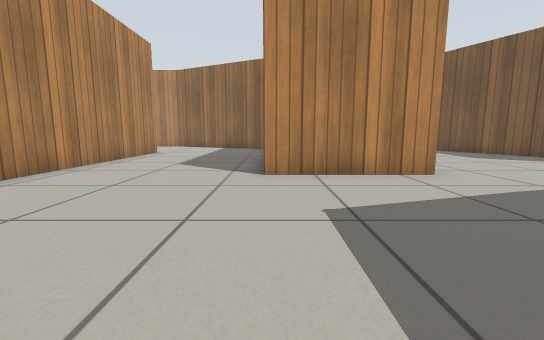
[1] (above)

15 first-person views from a walk through a Gazebo world. The camera is 0.5 m above the floor, tilts 8° down and sees 90° across. The floor is counted in squares, 0.5 m on a side. Each view is taken from the middle of a square. On the plan, view 1 faces up. The plan holds only what a view shows up to about 11 squares ahead; the rest is blank. Simple patterns stand in for the simulator's built-in surfaces.

[2]
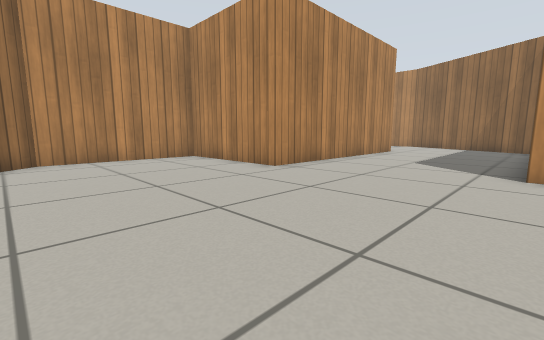

[3]
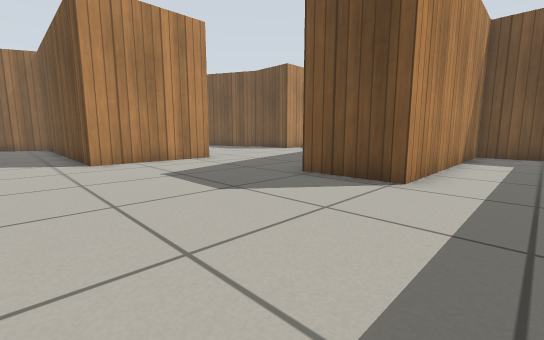

[4]
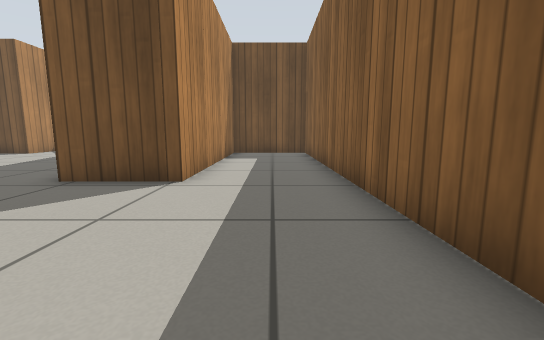

[5]
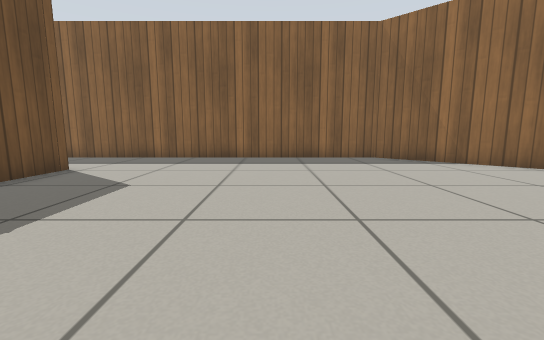

[6]
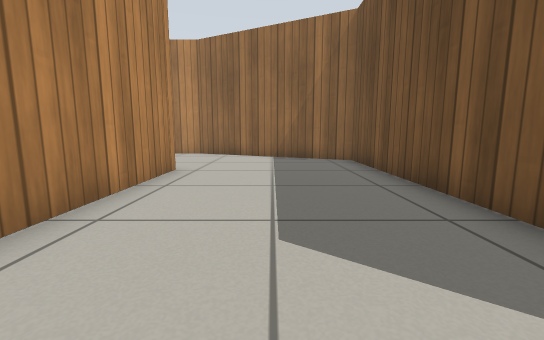

[7]
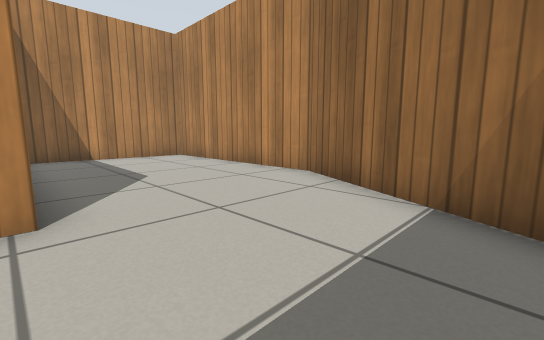

[8]
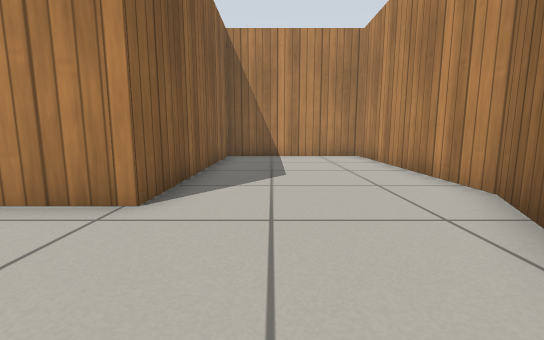

[9]
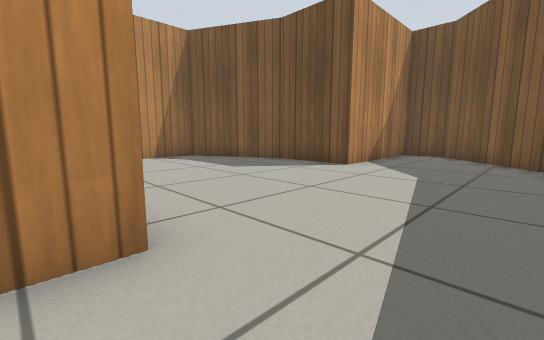

[10]
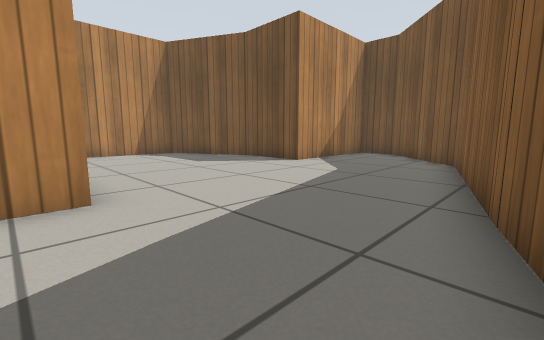

[11]
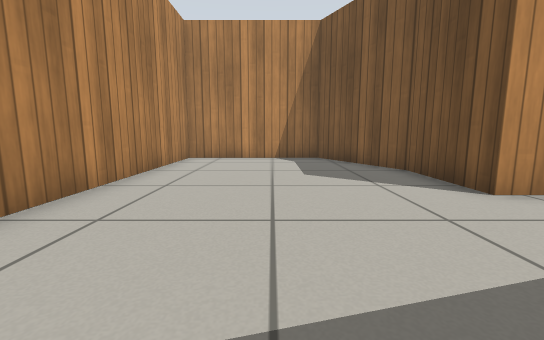

[12]
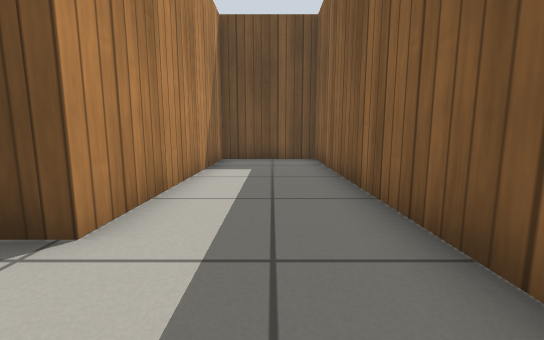

[13]
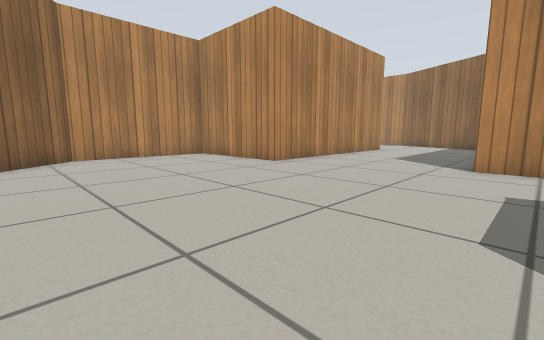

[14]
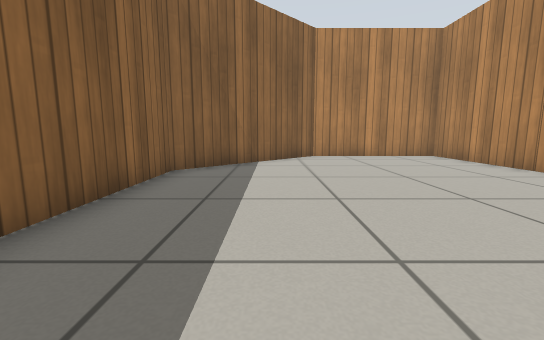

[15]
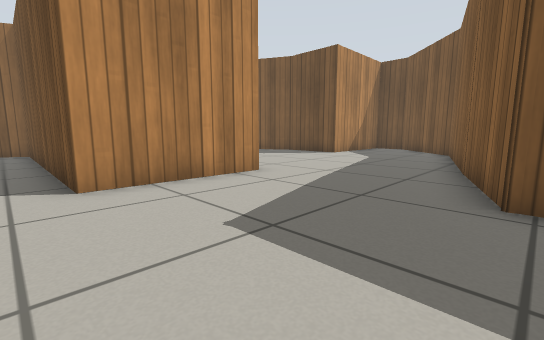

### Floor plan
Points are (right, up) in squares from view 1. A wall is a line through its corners. A room is listed if a view was taken in it or the views show most of it. See-through windows are left out.
Room 1 (views 1, 2, 3, 4, 5, 6, 7, 8, 9, 10, 12, 13, 14, 15)
walls: (3.9, 6.3) (-0.2, 6.3) (-0.2, 15.6) (-6.3, 18.6) (-13.3, 18.6) (-13.3, 13.2) (-5.6, 13.2) (-5.6, 4.7) (-10.3, 4.7) (-10.3, -0.3) (-6, -4.6) (11, -4.6) (11, -1.2) (3.4, -1.2) (3.4, 1.3) (4.6, 1.7)
ways out: opening at (4, 4.5) to room 2
Room 2 (view 11)
walls: (12.2, 3.7) (15.2, 6.7) (15.2, 8.2) (10.5, 8.2) (10.5, 11) (8.8, 14.5) (3.8, 14.5) (3.8, 7); (4.6, 1.7) (12.2, 4)
ways out: opening at (4, 4.5) to room 1

Positions as (right, up) in squares from view 1, and headings:
1: (0, 0), facing up
2: (0, -1), facing up-left
3: (-2, -3), facing up-right
4: (-2, -3), facing right
5: (-2, 6), facing down
6: (-3, 6), facing up
7: (-2, 13), facing up-left
8: (-2, 15), facing left
9: (3, 4), facing up-right
10: (3, 2), facing up-right
11: (7, 4), facing up
12: (1, -3), facing right
13: (1, -2), facing up-left
14: (1, -2), facing left
15: (-1, 1), facing up-right
